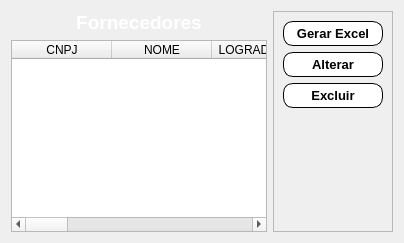
          <widget class="QWidget" name="pg_fornecedores_2">
           <attribute name="title">
            <string>Lista de Fornecedores</string>
           </attribute>
           <layout class="QVBoxLayout" name="verticalLayout_7">
            <item>
             <layout class="QHBoxLayout" name="horizontalLayout_3">
              <item>
               <layout class="QVBoxLayout" name="verticalLayout_6">
                <item>
                 <layout class="QVBoxLayout" name="verticalLayout_5">
                  <item>
                   <widget class="QLabel" name="label_3">
                    <property name="text">
                     <string>&lt;html&gt;&lt;head/&gt;&lt;body&gt;&lt;p align=&quot;center&quot;&gt;&lt;span style=&quot; font-size:14pt; font-weight:600; color:#ffffff;&quot;&gt;Fornecedores&lt;/span&gt;&lt;/p&gt;&lt;/body&gt;&lt;/html&gt;</string>
                    </property>
                   </widget>
                  </item>
                  <item>
                   <widget class="QTableWidget" name="table_fornec">
                    <column>
                     <property name="text">
                      <string>CNPJ</string>
                     </property>
                    </column>
                    <column>
                     <property name="text">
                      <string>NOME</string>
                     </property>
                    </column>
                    <column>
                     <property name="text">
                      <string>LOGRADOURO</string>
                     </property>
                    </column>
                    <column>
                     <property name="text">
                      <string>NUMERO</string>
                     </property>
                    </column>
                    <column>
                     <property name="text">
                      <string>COMPLEMENTO</string>
                     </property>
                    </column>
                    <column>
                     <property name="text">
                      <string>BAIRRO</string>
                     </property>
                    </column>
                    <column>
                     <property name="text">
                      <string>MUNICIPIO</string>
                     </property>
                    </column>
                    <column>
                     <property name="text">
                      <string>UF</string>
                     </property>
                    </column>
                    <column>
                     <property name="text">
                      <string>CEP</string>
                     </property>
                    </column>
                    <column>
                     <property name="text">
                      <string>TELEFONE</string>
                     </property>
                    </column>
                    <column>
                     <property name="text">
                      <string>EMAIL</string>
                     </property>
                    </column>
                   </widget>
                  </item>
                 </layout>
                </item>
                <item>
                 <layout class="QVBoxLayout" name="verticalLayout_4"/>
                </item>
               </layout>
              </item>
              <item>
               <widget class="QFrame" name="frame">
                <property name="sizePolicy">
                 <sizepolicy hsizetype="Fixed" vsizetype="Preferred">
                  <horstretch>0</horstretch>
                  <verstretch>0</verstretch>
                 </sizepolicy>
                </property>
                <property name="frameShape">
                 <enum>QFrame::StyledPanel</enum>
                </property>
                <property name="frameShadow">
                 <enum>QFrame::Raised</enum>
                </property>
                <layout class="QVBoxLayout" name="verticalLayout_3">
                 <item>
                  <widget class="QPushButton" name="btn_gerar_excel">
                   <property name="minimumSize">
                    <size>
                     <width>100</width>
                     <height>25</height>
                    </size>
                   </property>
                   <property name="font">
                    <font>
                     <pointsize>10</pointsize>
                     <weight>75</weight>
                     <bold>true</bold>
                    </font>
                   </property>
                   <property name="cursor">
                    <cursorShape>PointingHandCursor</cursorShape>
                   </property>
                   <property name="styleSheet">
                    <string notr="true">QPushButton{	
	background-color: rgb(255, 255, 255);
	color: rgb(0, 0, 0);
	border-radius:10px;
	border-width: 2px;
	border-style: outset;
	border-color: black;
}
QPushButton:hover{
	
	background-color: rgb(255, 170, 0);
	
	color: rgb(0, 0, 0);
		
}
QPushButton:!pressed
{
  border: 1px solid black;
}</string>
                   </property>
                   <property name="text">
                    <string>Gerar Excel</string>
                   </property>
                  </widget>
                 </item>
                 <item>
                  <widget class="QPushButton" name="btn_alterar_for">
                   <property name="minimumSize">
                    <size>
                     <width>100</width>
                     <height>25</height>
                    </size>
                   </property>
                   <property name="font">
                    <font>
                     <pointsize>10</pointsize>
                     <weight>75</weight>
                     <bold>true</bold>
                    </font>
                   </property>
                   <property name="cursor">
                    <cursorShape>PointingHandCursor</cursorShape>
                   </property>
                   <property name="styleSheet">
                    <string notr="true">QPushButton{	
	background-color: rgb(255, 255, 255);
	color: rgb(0, 0, 0);
	border-radius:10px;
	border-width: 2px;
	border-style: outset;
	border-color: black;
}
QPushButton:hover{
	
	background-color: rgb(255, 170, 0);
	
	color: rgb(0, 0, 0);
		
}
QPushButton:!pressed
{
  border: 1px solid black;
}</string>
                   </property>
                   <property name="text">
                    <string>Alterar</string>
                   </property>
                  </widget>
                 </item>
                 <item>
                  <widget class="QPushButton" name="btn_excluir_for">
                   <property name="minimumSize">
                    <size>
                     <width>100</width>
                     <height>25</height>
                    </size>
                   </property>
                   <property name="font">
                    <font>
                     <pointsize>10</pointsize>
                     <weight>75</weight>
                     <bold>true</bold>
                    </font>
                   </property>
                   <property name="cursor">
                    <cursorShape>PointingHandCursor</cursorShape>
                   </property>
                   <property name="styleSheet">
                    <string notr="true">QPushButton{	
	background-color: rgb(255, 255, 255);
	color: rgb(0, 0, 0);
	border-radius:10px;
	border-width: 2px;
	border-style: outset;
	border-color: black;
}
QPushButton:hover{
	
	background-color: rgb(255, 170, 0);
	
	color: rgb(0, 0, 0);
		
}
QPushButton:!pressed
{
  border: 1px solid black;
}</string>
                   </property>
                   <property name="text">
                    <string>Excluir</string>
                   </property>
                  </widget>
                 </item>
                 <item>
                  <spacer name="verticalSpacer">
                   <property name="orientation">
                    <enum>Qt::Vertical</enum>
                   </property>
                   <property name="sizeHint" stdset="0">
                    <size>
                     <width>0</width>
                     <height>0</height>
                    </size>
                   </property>
                  </spacer>
                 </item>
                </layout>
               </widget>
              </item>
             </layout>
            </item>
           </layout>
          </widget>
